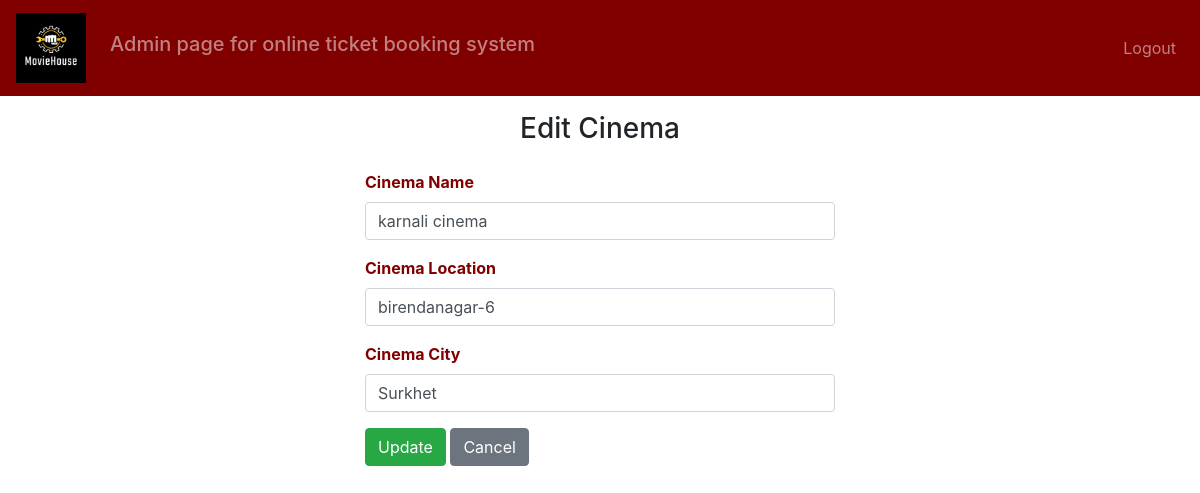
The app's page /admin/editcinema.php?id=1 with its own data.
### tables this page shows
CREATE TABLE `cinema` (
  `id` int(11) NOT NULL,
  `name` varchar(50) NOT NULL,
  `location` varchar(50) NOT NULL,
  `city` varchar(50) NOT NULL
);

### conn.php (called while the page is built, shortened)
<?php
class connec{
    public $username="root";
    public $password="";
    public $server_name="localhost";
    public $db_name="movie_ticket_booking";
    function __construct()
    {
        $this->conn=new mysqli($this->server_name,$this->username,$this->password,$this->db_name);
    }
}
?>

### admin/editcinema.php (the view, shortened to what this page needs)
<?php
include("admin_header.php");
include_once("../conn.php");
$con = new connec();
$id = (int)$_GET['id'];
$res = $con->conn->query("SELECT * FROM cinema WHERE id = $id");
$cinema = $res->fetch_assoc();
?>
<h3 class="text-center mt-3">Edit Cinema</h3>
<form method="post" class="container mt-4" style="max-width: 500px; color: maroon;">
    <label><b>Cinema Name</b></label>
    <input type="text" name="cinema_name_text" class="form-control mb-3" required
           value="<?= htmlspecialchars($cinema['name']) ?>">
    <label><b>Cinema Location</b></label>
    <input type="text" name="cinema_location_text" class="form-control mb-3" required
           value="<?= htmlspecialchars($cinema['location']) ?>">
    <label><b>Cinema City</b></label>
    <input type="text" name="cinema_city_text" class="form-control mb-3" required
           value="<?= htmlspecialchars($cinema['city']) ?>">
    <button type="submit" name="btn_update" class="btn btn-success">Update</button>
    <a href="viewcinema.php" class="btn btn-secondary">Cancel</a>
</form>
<?php include("admin_footer.php"); ?>

### admin/admin_header.php (style rules this page uses)
* { box-sizing:border-box }
a { text-decoration: none; }

### records on screen
cinema: cinema_name_text "karnali cinema", cinema_location_text "birendanagar-6", cinema_city_text "Surkhet"
